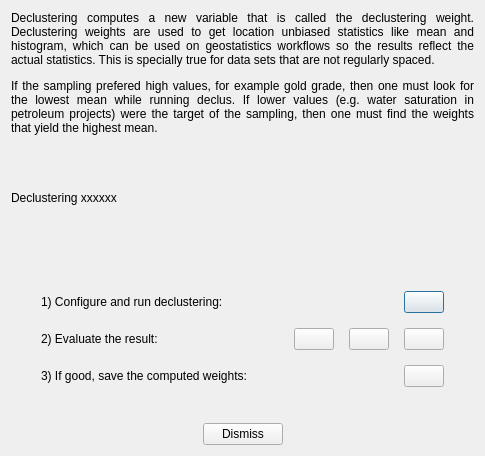
<?xml version="1.0" encoding="UTF-8"?>
<ui version="4.0">
 <class>DeclusteringDialog</class>
 <widget class="QDialog" name="DeclusteringDialog">
  <property name="geometry">
   <rect>
    <x>0</x>
    <y>0</y>
    <width>485</width>
    <height>456</height>
   </rect>
  </property>
  <property name="windowTitle">
   <string>Declustering tool</string>
  </property>
  <layout class="QVBoxLayout" name="verticalLayout">
   <item>
    <widget class="QLabel" name="label_4">
     <property name="minimumSize">
      <size>
       <width>400</width>
       <height>0</height>
      </size>
     </property>
     <property name="text">
      <string>&lt;html&gt;&lt;head/&gt;&lt;body&gt;&lt;p&gt;Declustering computes a new variable that is called the declustering weight. Declustering weights are used to get location unbiased statistics like mean and histogram, which can be used on geostatistics workflows so the results reflect the actual statistics. This is specially true for data sets that are not regularly spaced.&lt;/p&gt;&lt;p&gt;If the sampling prefered high values, for example gold grade, then one must look for the lowest mean while running declus. If lower values (e.g. water saturation in petroleum projects) were the target of the sampling, then one must find the weights that yield the highest mean.&lt;/p&gt;&lt;/body&gt;&lt;/html&gt;</string>
     </property>
     <property name="alignment">
      <set>Qt::AlignJustify|Qt::AlignVCenter</set>
     </property>
     <property name="wordWrap">
      <bool>true</bool>
     </property>
    </widget>
   </item>
   <item>
    <widget class="QLabel" name="lblTitle">
     <property name="text">
      <string>Declustering xxxxxx</string>
     </property>
    </widget>
   </item>
   <item>
    <layout class="QVBoxLayout" name="verticalLayout_2">
     <property name="spacing">
      <number>15</number>
     </property>
     <property name="margin">
      <number>30</number>
     </property>
     <item>
      <layout class="QHBoxLayout" name="horizontalLayout">
       <item>
        <widget class="QLabel" name="label">
         <property name="sizePolicy">
          <sizepolicy hsizetype="Expanding" vsizetype="Preferred">
           <horstretch>0</horstretch>
           <verstretch>0</verstretch>
          </sizepolicy>
         </property>
         <property name="text">
          <string>1) Configure and run declustering:</string>
         </property>
        </widget>
       </item>
       <item>
        <widget class="QPushButton" name="btnParameters">
         <property name="sizePolicy">
          <sizepolicy hsizetype="Minimum" vsizetype="Fixed">
           <horstretch>0</horstretch>
           <verstretch>0</verstretch>
          </sizepolicy>
         </property>
         <property name="toolTip">
          <string>edit parameters</string>
         </property>
         <property name="text">
          <string/>
         </property>
         <property name="icon">
          <iconset resource="../resources.qrc">
           <normaloff>:/icons/setting16</normaloff>:/icons/setting16</iconset>
         </property>
        </widget>
       </item>
      </layout>
     </item>
     <item>
      <layout class="QHBoxLayout" name="horizontalLayout_3">
       <item>
        <widget class="QLabel" name="label_2">
         <property name="sizePolicy">
          <sizepolicy hsizetype="Expanding" vsizetype="Preferred">
           <horstretch>0</horstretch>
           <verstretch>0</verstretch>
          </sizepolicy>
         </property>
         <property name="text">
          <string>2) Evaluate the result:</string>
         </property>
        </widget>
       </item>
       <item>
        <widget class="QPushButton" name="btnSummary">
         <property name="toolTip">
          <string>view summary</string>
         </property>
         <property name="text">
          <string/>
         </property>
         <property name="icon">
          <iconset resource="../resources.qrc">
           <normaloff>:/icons/summary16</normaloff>:/icons/summary16</iconset>
         </property>
        </widget>
       </item>
       <item>
        <widget class="QPushButton" name="btnHistogram">
         <property name="toolTip">
          <string>open resulting histogram</string>
         </property>
         <property name="text">
          <string/>
         </property>
         <property name="icon">
          <iconset resource="../resources.qrc">
           <normaloff>:/icons/histo16</normaloff>:/icons/histo16</iconset>
         </property>
        </widget>
       </item>
       <item>
        <widget class="QPushButton" name="btnLocmap">
         <property name="toolTip">
          <string>location map of resulting weights</string>
         </property>
         <property name="text">
          <string/>
         </property>
         <property name="icon">
          <iconset resource="../resources.qrc">
           <normaloff>:/icons/locmap16</normaloff>:/icons/locmap16</iconset>
         </property>
        </widget>
       </item>
      </layout>
     </item>
     <item>
      <layout class="QHBoxLayout" name="horizontalLayout_5">
       <item>
        <widget class="QLabel" name="label_3">
         <property name="sizePolicy">
          <sizepolicy hsizetype="Expanding" vsizetype="Preferred">
           <horstretch>0</horstretch>
           <verstretch>0</verstretch>
          </sizepolicy>
         </property>
         <property name="text">
          <string>3) If good, save the computed weights:</string>
         </property>
        </widget>
       </item>
       <item>
        <widget class="QPushButton" name="btnSave">
         <property name="toolTip">
          <string>save data with declustering weights</string>
         </property>
         <property name="text">
          <string/>
         </property>
         <property name="icon">
          <iconset resource="../resources.qrc">
           <normaloff>:/icons/save16</normaloff>:/icons/save16</iconset>
         </property>
        </widget>
       </item>
      </layout>
     </item>
    </layout>
   </item>
   <item>
    <layout class="QHBoxLayout" name="horizontalLayout_2">
     <item>
      <spacer name="horizontalSpacer_2">
       <property name="orientation">
        <enum>Qt::Horizontal</enum>
       </property>
       <property name="sizeHint" stdset="0">
        <size>
         <width>40</width>
         <height>20</height>
        </size>
       </property>
      </spacer>
     </item>
     <item>
      <widget class="QPushButton" name="btnDismiss">
       <property name="text">
        <string>Dismiss</string>
       </property>
      </widget>
     </item>
     <item>
      <spacer name="horizontalSpacer">
       <property name="orientation">
        <enum>Qt::Horizontal</enum>
       </property>
       <property name="sizeHint" stdset="0">
        <size>
         <width>40</width>
         <height>20</height>
        </size>
       </property>
      </spacer>
     </item>
    </layout>
   </item>
  </layout>
 </widget>
 <resources>
  <include location="../resources.qrc"/>
 </resources>
 <connections>
  <connection>
   <sender>btnDismiss</sender>
   <signal>clicked()</signal>
   <receiver>DeclusteringDialog</receiver>
   <slot>reject()</slot>
   <hints>
    <hint type="sourcelabel">
     <x>178</x>
     <y>221</y>
    </hint>
    <hint type="destinationlabel">
     <x>276</x>
     <y>219</y>
    </hint>
   </hints>
  </connection>
  <connection>
   <sender>btnParameters</sender>
   <signal>clicked()</signal>
   <receiver>DeclusteringDialog</receiver>
   <slot>onDeclus()</slot>
   <hints>
    <hint type="sourcelabel">
     <x>63</x>
     <y>140</y>
    </hint>
    <hint type="destinationlabel">
     <x>65</x>
     <y>167</y>
    </hint>
   </hints>
  </connection>
  <connection>
   <sender>btnSummary</sender>
   <signal>clicked()</signal>
   <receiver>DeclusteringDialog</receiver>
   <slot>onViewSummary()</slot>
   <hints>
    <hint type="sourcelabel">
     <x>228</x>
     <y>146</y>
    </hint>
    <hint type="destinationlabel">
     <x>142</x>
     <y>164</y>
    </hint>
   </hints>
  </connection>
  <connection>
   <sender>btnHistogram</sender>
   <signal>clicked()</signal>
   <receiver>DeclusteringDialog</receiver>
   <slot>onHistogram()</slot>
   <hints>
    <hint type="sourcelabel">
     <x>169</x>
     <y>146</y>
    </hint>
    <hint type="destinationlabel">
     <x>214</x>
     <y>177</y>
    </hint>
   </hints>
  </connection>
  <connection>
   <sender>btnSave</sender>
   <signal>clicked()</signal>
   <receiver>DeclusteringDialog</receiver>
   <slot>onSave()</slot>
   <hints>
    <hint type="sourcelabel">
     <x>286</x>
     <y>135</y>
    </hint>
    <hint type="destinationlabel">
     <x>287</x>
     <y>157</y>
    </hint>
   </hints>
  </connection>
  <connection>
   <sender>btnLocmap</sender>
   <signal>clicked()</signal>
   <receiver>DeclusteringDialog</receiver>
   <slot>onLocmap()</slot>
   <hints>
    <hint type="sourcelabel">
     <x>148</x>
     <y>146</y>
    </hint>
    <hint type="destinationlabel">
     <x>266</x>
     <y>158</y>
    </hint>
   </hints>
  </connection>
 </connections>
 <slots>
  <slot>onDeclus()</slot>
  <slot>onViewSummary()</slot>
  <slot>onHistogram()</slot>
  <slot>onSave()</slot>
  <slot>onLocmap()</slot>
 </slots>
</ui>
